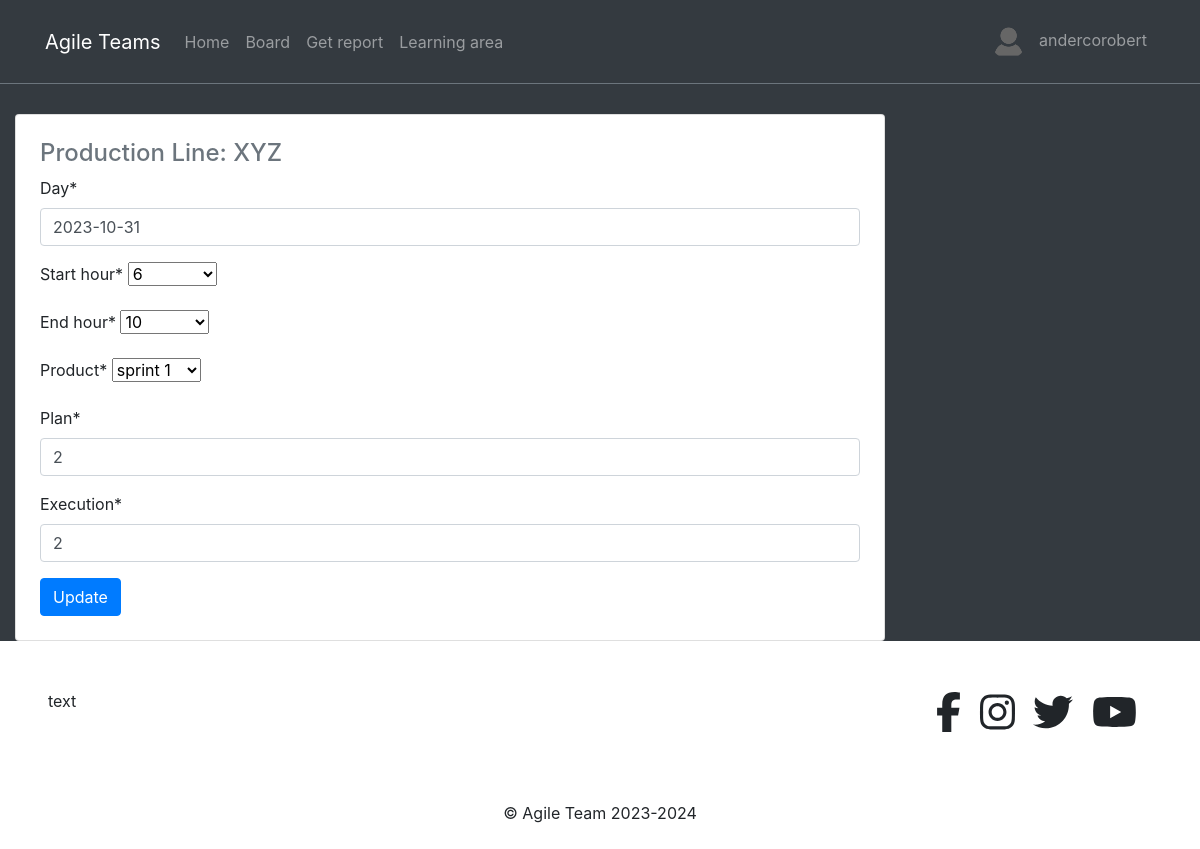
/reports/1/24/update (signed in), run on the app's committed database.
### reports/models.py (models this page shows, shortened)
class Report(models.Model):
    day = models.DateField(default=timezone.now)
    start_hour = models.CharField(max_length=200, choices=hours)
    end_hour = models.CharField(max_length=200, choices=hours)
    user = models.ForeignKey(User, on_delete=models.CASCADE)
    product = models.ForeignKey(Product, on_delete=models.CASCADE)
    plan = models.PositiveIntegerField()
    execution = models.PositiveIntegerField()
    production_line = models.ForeignKey(ProductionLine, on_delete=models.CASCADE)
    updated = models.DateTimeField(auto_now=True)
    created = models.DateTimeField(auto_now_add=True)
    objects=ReportManager()
    class Meta:
        ordering = ('-created',)

### areas/models.py (models this page shows)
class ProductionLine(models.Model):
    name = models.CharField(max_length=200)
    team_leader = models.ForeignKey(Profile, on_delete=models.CASCADE)
    products = models.ManyToManyField(Product)
    def __str__(self):
        return self.name

### reports/views.py (the view, shortened to what this page needs)
# urls.py: path('reports/<str:production_line>/<pk>/update', ReportUpdateView.as_view(), name='update-view'),
class ReportUpdateView(LoginRequiredMixin, UpdateView):
    model = Report
    form_class = ReportForm
    template_name = 'reports/update.html'

### reports/forms.py
class ReportForm(forms.ModelForm):
    class Meta:
        model = Report
        exclude = ('user', 'production_line',)
    def __init__(self, *args, **kwargs):
        production_line = kwargs.pop('production_line', None)
        super().__init__(*args, **kwargs)
        if production_line is not None:
            line = get_object_or_404(ProductionLine, name=production_line)
            self.fields['product'].queryset = line.products.all()

### products/models.py (called while the page is built)
    def __str__(self):
        return self.name

### profiles/context_processors.py (called while the page is built)
def profile_pic(request):
    if request.user.is_authenticated:
        user = request.user
        try:
            profile_obj = Profile.objects.get(user=user)
            pic = profile_obj.profile_picture
        except Profile.DoesNotExist:
            pic = None
        return {'picture':pic}
    return {}

def get_profile(request):
    if request.user.is_authenticated:
        user = request.user
        try:
            profile_obj = Profile.objects.get(user=user)
        except Profile.DoesNotExist:
            pic = None
        return {'profile':profile_obj}
    return {}

### reports/models.py (called while the page is built)
    def get_queryset(self):
        return ReportQueryset(self.model, using=self._db)

### reports/templates/reports/update.html (shortened to what this page needs)
{% extends 'base.html' %}
{% load crispy_forms_tags %}
{% block content %}
<div class="col-9 mx-out" style="margin-top: 70px;">
    <div class="card p-4">
        <div class="text-muted mb-2 h4"> Production Line: {{object.production_line}}</div>
        <form action="" method="POST">
        {{form|crispy}}
        <button type='submit'class = 'btn btn-primary'>Update</button>
        </form>
</div>
</div>
{% endblock content %}

### templates/navbar.html (shortened to what this page needs)
<nav class="navbar navbar-icon-top navbar-expand-lg navbar-dark bg-dark border-bottom border-secondary fixed-top py-3">
    <div class="container">
        <a class="navbar-brand" href="{{ path_home }}">Agile Teams</a>
        <div class="collapse navbar-collapse" id="navbarSupportedContent">
            <ul class="navbar-nav mr-auto">
                <li class="nav-item">
                    <a class="nav-link" href="{% url "reports:home" %}">Home</a>
                </li>
                <li class="nav-item">
                    <a class="nav-link" href="{% url "posts:post-list" %}">Board</a>
                </li>
                <li class="nav-item">
                    <a class="nav-link" href="{% url "reports:select-view" %}">Get report</a>
                </li>
                <li class="nav-item">
                    <a class="nav-link" href="">Learning area</a>
                </li>
            </ul>
            <ul class='navbar-nav'>
                {% if request.user.is_authenticated %}
                <li class='nav-item'>
                    <a class='nav-link' href=''>
                        <img src='{{picture.url}}' class='img-avatar' alt='profile picture'>
                        <span class='ml-2'> {{request.user}} </span>
                    </a>
                </li>
                {% endif %}
            </ul>
        </div>
    </div>
</nav>

### static_project/css/style.css (style rules this page uses)
.img-avatar { height: 35px; width: 35px; border-radius: 50%; }

### data on the page
Report: production_line "XYZ", day "2023-10-31", start_hour "6", end_hour "10", product "sprint 1", plan "2", execution "2"

### other printed values
{{ request.user }} "andercorobert"
